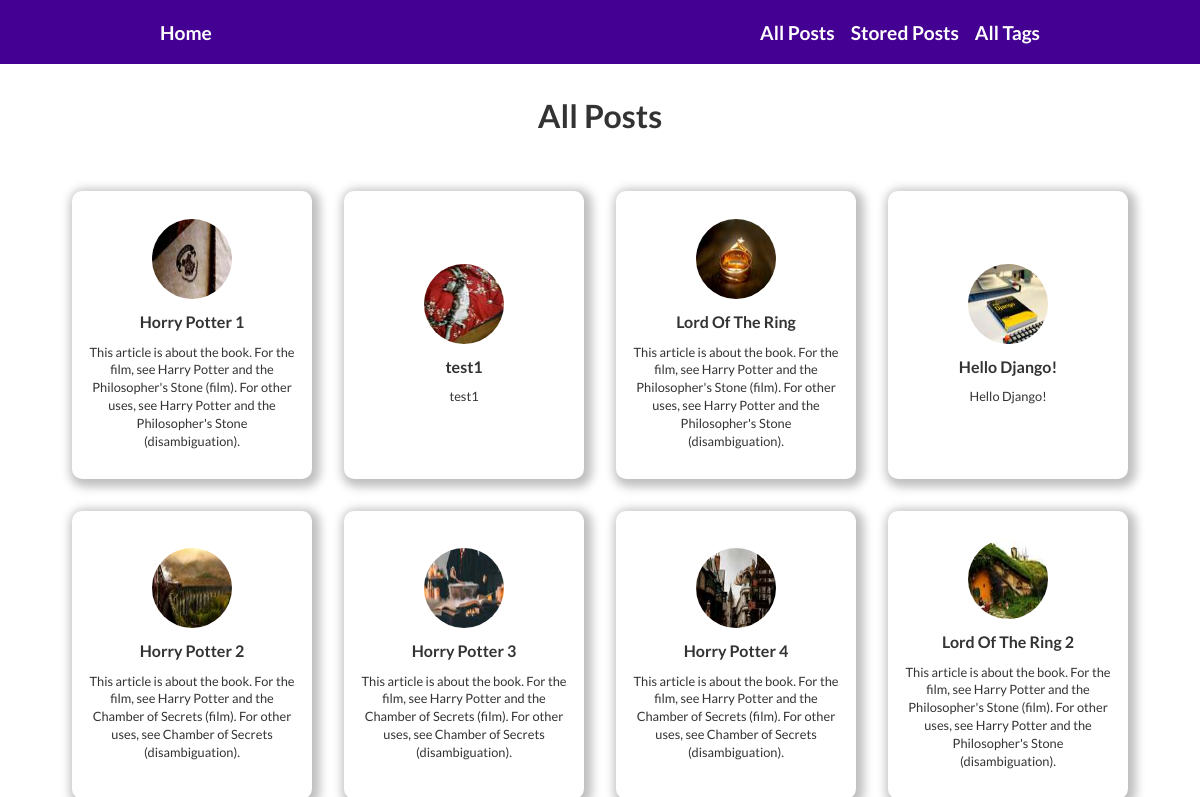
Page /posts on the earlier database version.
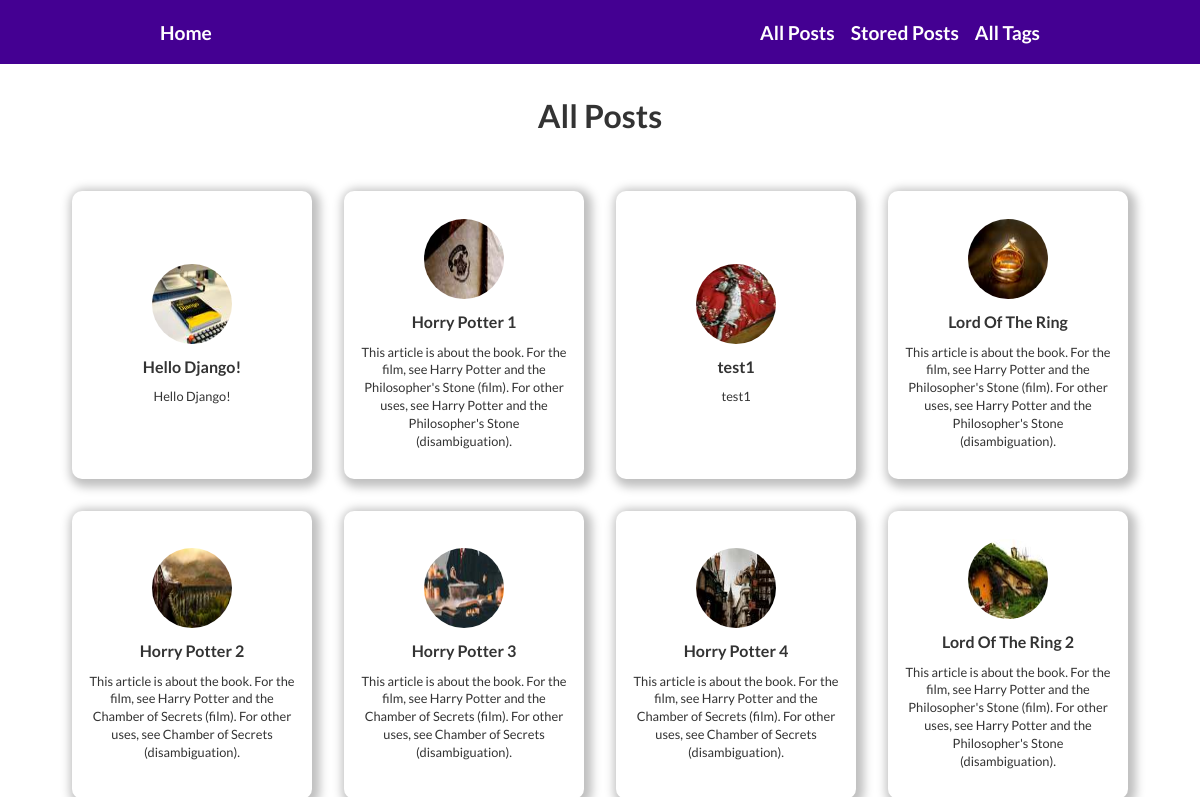
Same page on the later database version.
### posts/models.py (models this page shows, shortened)
class Post(models.Model):
    title = models.CharField(max_length=100)
    excerpt = models.CharField(max_length=200, null=True)
    author = models.ForeignKey('Author', on_delete=models.SET_NULL, null=True, related_name="posts")
    posted = models.DateField(auto_now=True)        # Only updated after calling save() method if data already exist!
    body = RichTextUploadingField()
    slug = models.SlugField(default="", blank=True, unique=True, db_index=True)
    image = ProcessedImageField(
        upload_to="posts",
        processors=[
            Adjust(contrast=1.2, sharpness=1.1),
            ResizeToFit(121, 121)
        ],
        format='JPEG',
        options={'quality': 60},
        null=True,
    )
    tags = models.ManyToManyField('Tag', null=True, related_name="posts")
    def save(self, *kwargs, **args):
        self.slug = slugify(self.title)
        super().save(*kwargs, **args)

### posts/views.py (the view)
# urls.py: path("posts", views.PostsView.as_view(), name="posts"),
class PostsView(ListView):
  template_name = 'posts/posts.html'
  model = Post
  ordering = ["-posted"]
  context_object_name = "posts"

### posts/templates/posts/posts.html (shortened to what this page needs)
{% extends 'base.html' %}
{% load static %}
{% block css_file %}
  <link rel="stylesheet" href="{% static 'posts/posts.css' %}">
  <link rel="stylesheet" href="{% static 'posts/post_card.css' %}">
  {% endblock %}
{% block content %}
<h1>All Posts</h1>
  {% include "posts/includes/post_card.html" %}
{% endblock %}

### posts/templates/posts/includes/post_card.html
{% load static%}
<div class="post-container">
  {% for post in posts %}
    <a href="{% url 'post-detail' post.slug %}" class="post-link">
      <div class="post-card">
        <img src="{{ post.image.url }}" alt="post-image" class="post-image">
        <h3 class="post-title">{{ post.title }}</h3>
        <p class="post-desc">{{ post.excerpt }}</p>
      </div>
    </a>
  {% endfor %}
</div>

Differences in the rows shown:
changed Post "Hello Django!": moves up the list
